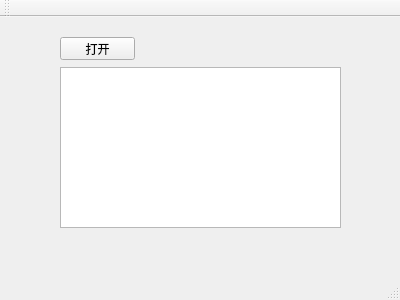
<?xml version="1.0" encoding="UTF-8"?>
<ui version="4.0">
 <class>MainWindow</class>
 <widget class="QMainWindow" name="MainWindow">
  <property name="geometry">
   <rect>
    <x>0</x>
    <y>0</y>
    <width>400</width>
    <height>300</height>
   </rect>
  </property>
  <property name="windowTitle">
   <string>MainWindow</string>
  </property>
  <widget class="QWidget" name="centralWidget">
   <widget class="QTextEdit" name="textEdit">
    <property name="geometry">
     <rect>
      <x>60</x>
      <y>50</y>
      <width>281</width>
      <height>161</height>
     </rect>
    </property>
   </widget>
   <widget class="QPushButton" name="pushButton">
    <property name="geometry">
     <rect>
      <x>60</x>
      <y>20</y>
      <width>75</width>
      <height>23</height>
     </rect>
    </property>
    <property name="text">
     <string>打开</string>
    </property>
   </widget>
  </widget>
  <widget class="QMenuBar" name="menuBar">
   <property name="geometry">
    <rect>
     <x>0</x>
     <y>0</y>
     <width>400</width>
     <height>23</height>
    </rect>
   </property>
  </widget>
  <widget class="QToolBar" name="mainToolBar">
   <attribute name="toolBarArea">
    <enum>TopToolBarArea</enum>
   </attribute>
   <attribute name="toolBarBreak">
    <bool>false</bool>
   </attribute>
  </widget>
  <widget class="QStatusBar" name="statusBar"/>
 </widget>
 <layoutdefault spacing="6" margin="11"/>
 <resources/>
 <connections/>
</ui>
